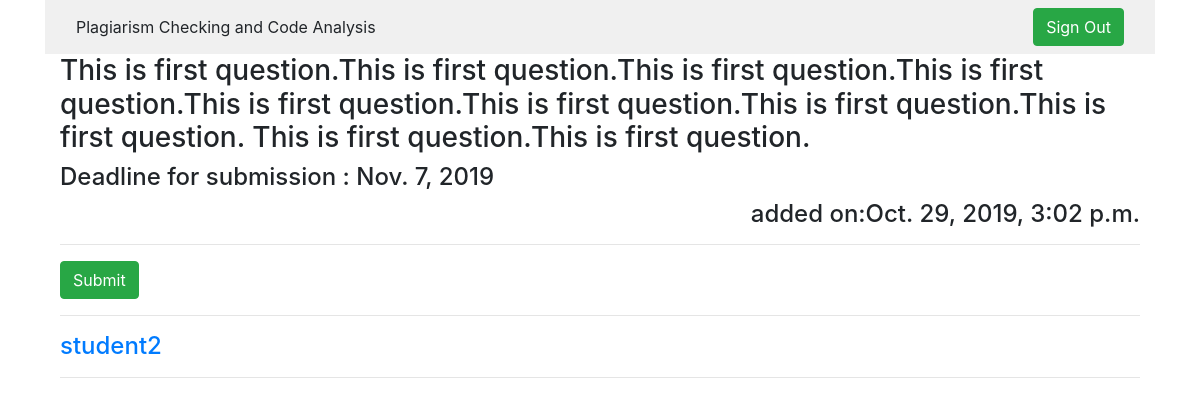
Before: /question/1/view-question (signed in) with the older database file.
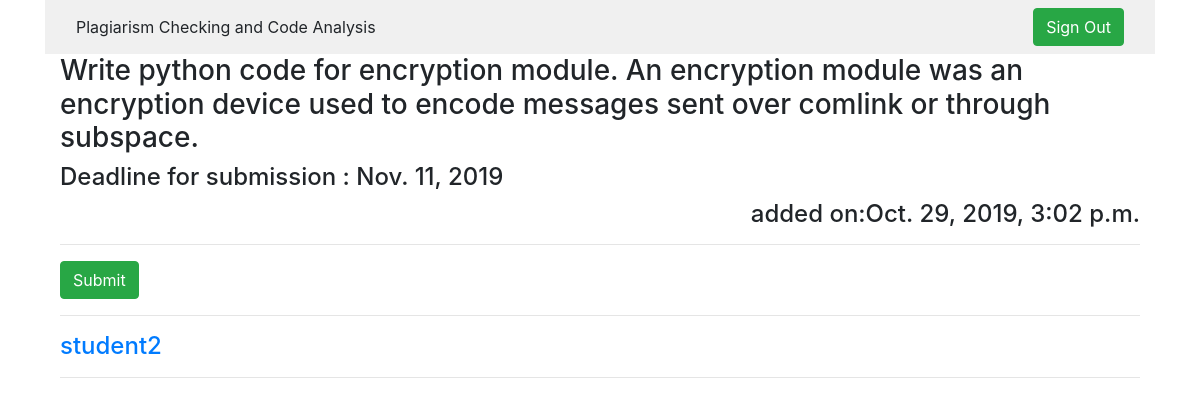
After: the same page with the newer database file.
### question/models.py (models this page shows, shortened)
class Question(models.Model):
	content = models.TextField()
	createdby = models.ForeignKey(RegUser, null=True, on_delete=models.SET_NULL)
	deadline = models.DateField(null=True, blank=True)
	timestamp = models.DateTimeField(auto_now=False, auto_now_add=True, null=True, blank=True)
	solution = models.FileField(upload_to="question/files/")

class StudentSubmission(models.Model):
	question = models.ForeignKey(Question, null=True, on_delete=models.SET_NULL)
	student = models.ForeignKey(RegUser, null=True, blank=True, on_delete=models.SET_NULL)
	submission = models.FileField(upload_to="studentsubmission/files/")
	fingerprints = models.TextField(null=True)
	kgrams = models.TextField(null=True)
	timestamp = models.DateTimeField(auto_now=False, auto_now_add=True, null=True, blank=True)
	def file_link(self):
		if self.submission:
			return self.submission.url
		else:
			return "No attachment"

### userauth/models.py (models this page shows, shortened)
class RegUser(models.Model):
	user = models.ForeignKey(User, null=True, blank=True, on_delete=models.CASCADE)
	instructor = models.BooleanField(default=False)

### question/views.py (the view)
# urls.py: path('<int:question_id>/view-question', view_question, name="view-question"),
def view_question(request, question_id):
	if request.user.is_authenticated:
		context = {}
		question = Question.objects.get(id=question_id)
		user = RegUser.objects.get(user=request.user)
		instructor = user.instructor
		context['instructor'] = instructor
		context['question'] = question
		if instructor:
			submissions = StudentSubmission.objects.filter(question=question)
			context['submissions'] = submissions
		else:
			my_submission = StudentSubmission.objects.filter(question=question, student=user)
			context['my_submission'] = my_submission
		return render(request, "question/viewquestion.html",context)
	else:
		raise Http404

### static/templates/question/viewquestion.html (shortened to what this page needs)
{% extends "navbar.html" %}
{% block content %}
{% if question %}
	<div class="col-sm-12 col-sm-offset-3">
		<h3>{{ question.content }}</h3>
		<h4>Deadline for submission : {{ question.deadline }}</h4>
		<h4><p align="right">added on:{{ question.timestamp }}</p></h4>
		<hr>
		{% if not instructor %}
			<a class="btn btn-md btn-success pull-right" href='{% url "add-submission" question.id %}' role="button">Submit</a>
				<hr>
			{% for submission in my_submission %}
				<h4><a href="{{ submission.file_link }}">{{ submission.student.user }}</a></h4>
			{% endfor %}
			<hr/>
		{% endif %}
{% endif %}
{% endblock %}

### static/templates/navbar.html
{% extends "base.html" %}
{% block navbar %}
    <nav class="navbar navbar-default navbar-fixed-top" style="background:#F0F0F0 !important">
      <div class="container">
        <div class="navbar-header">
          Plagiarism Checking and Code Analysis
        </div>
        {% if user.is_authenticated %}
          <div class="navbar-form navbar-right">
            <a class="btn btn-md btn-success" href='{% url "signout" %}' role="button">Sign Out</a>
          </div>
        {% endif %}
      </div>
    </nav>
    {% block content %}
    {% endblock %}
{% endblock %}

### static/static-files/static-files/static-files/static-files/static-files/templates/base.html (shortened to what this page needs)
<html lang="en">
  <head>
    <link rel="stylesheet" href="https://stackpath.bootstrapcdn.com/bootstrap/4.3.1/css/bootstrap.min.css">
  </head>
  <body>
    <div class="container">
      {% block navbar %}
      {% endblock %}
    </div>
  </body>
</html>

### static/static-files/static-files/static-files/static-files/static-files/templates/base.html (style rules this page uses)
body { background: #FFFFFF ; }

Changed rows visible on the page:
changed Question: content "This is first question.This is first question.This is first question.This is first question.This is first question.This is first question.This is first question.This is first question. This is first question.This is first question." → "Write python code for encryption module. An encryption module was an encryption device used to encode messages sent over comlink or through subspace."; deadline "Nov. 7, 2019" → "Nov. 11, 2019"
